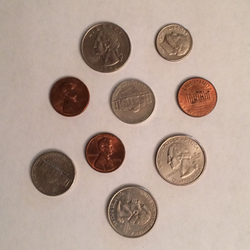
#> input picture CV/Resources/coins.png, 250 x 250 px
$ python grayscale_histogram.py --image ../Resources/coins.png
#> lines starting #> are read from the running program, lines starting #| are printed output that depends on the picture
import numpy as np
import matplotlib.pyplot as plt
import argparse
import cv2

ap = argparse.ArgumentParser()
ap.add_argument("-i", "--image", required=True,
                help="path to the image")
args = vars(ap.parse_args())

image = cv2.imread(args["image"])
#> image is the input picture: shape (250, 250, 3); mean B, G, R 147.7, 159.9, 180.7

image = cv2.cvtColor(image, cv2.COLOR_BGR2GRAY)
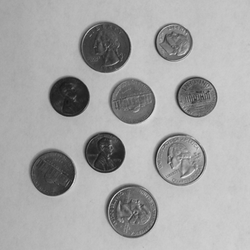
#> image: shape (250, 250); min 21, max 227, mean 164.7
cv2.imshow("Orig.", image)

hist = cv2.calcHist([image], [0], None, [256], [0, 256])
#> hist = 256 values, max 2395 at index 199, min 0 at index 0, mean 244.1

plt.figure()
plt.title("Grayscale Histogram")
plt.xlabel("Bins")
plt.ylabel("# of pixels")
plt.plot(hist)
plt.xlim([0, 256])
plt.show()
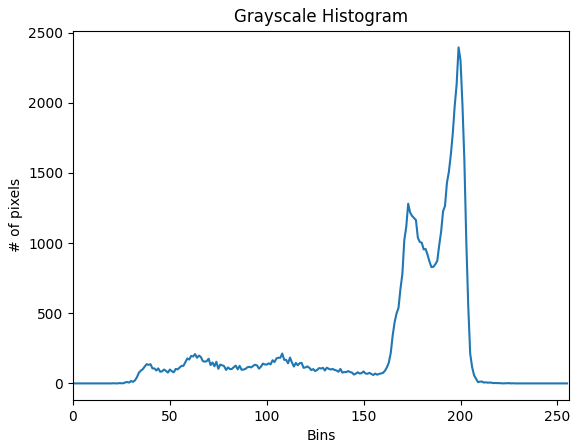
#> figure drawn by matplotlib, 1 panel; curve peaks at x = 199, y = 2395
cv2.waitKey(0)
